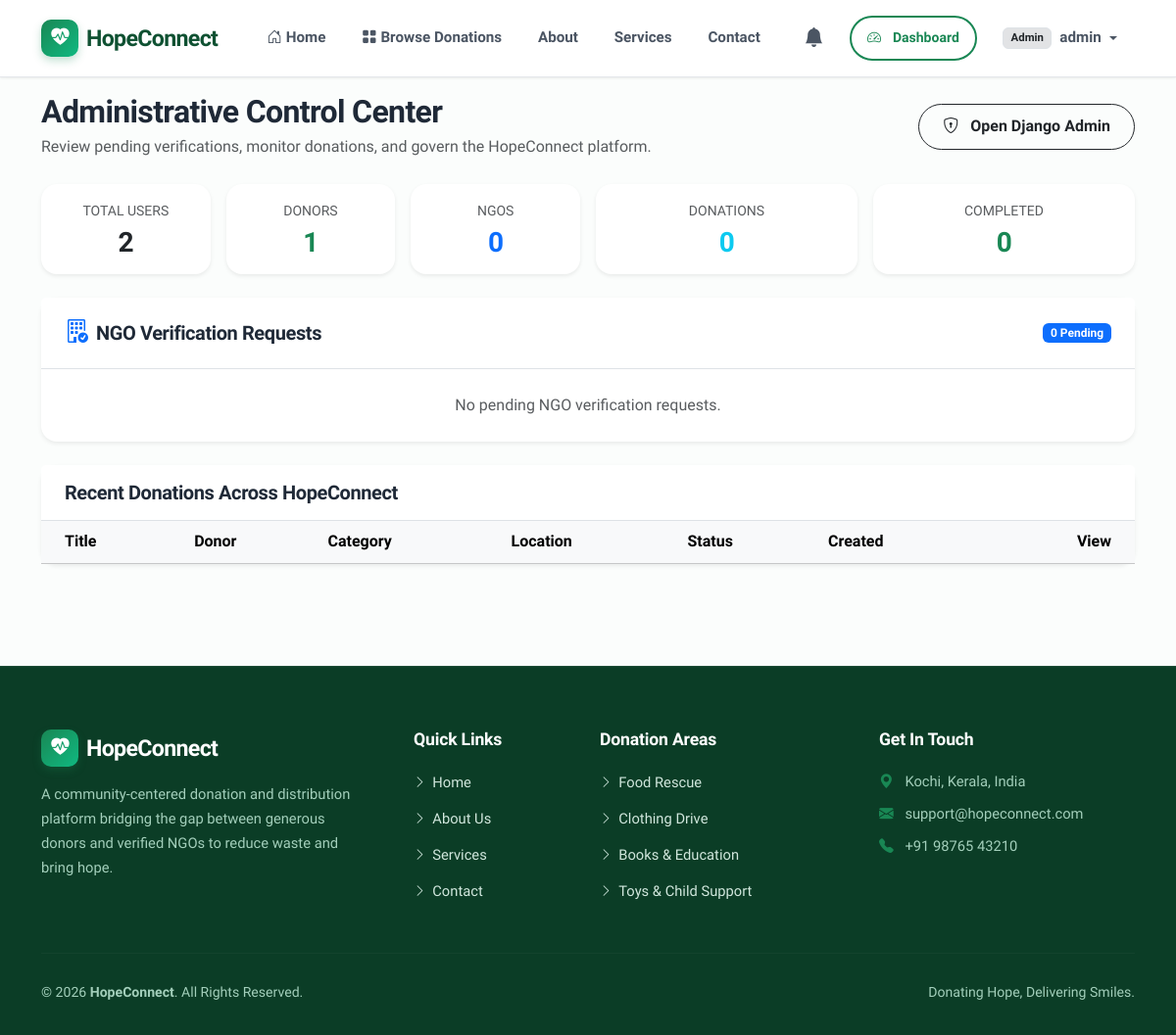
The app's page /dashboard/admin-panel/ (signed in), older data.
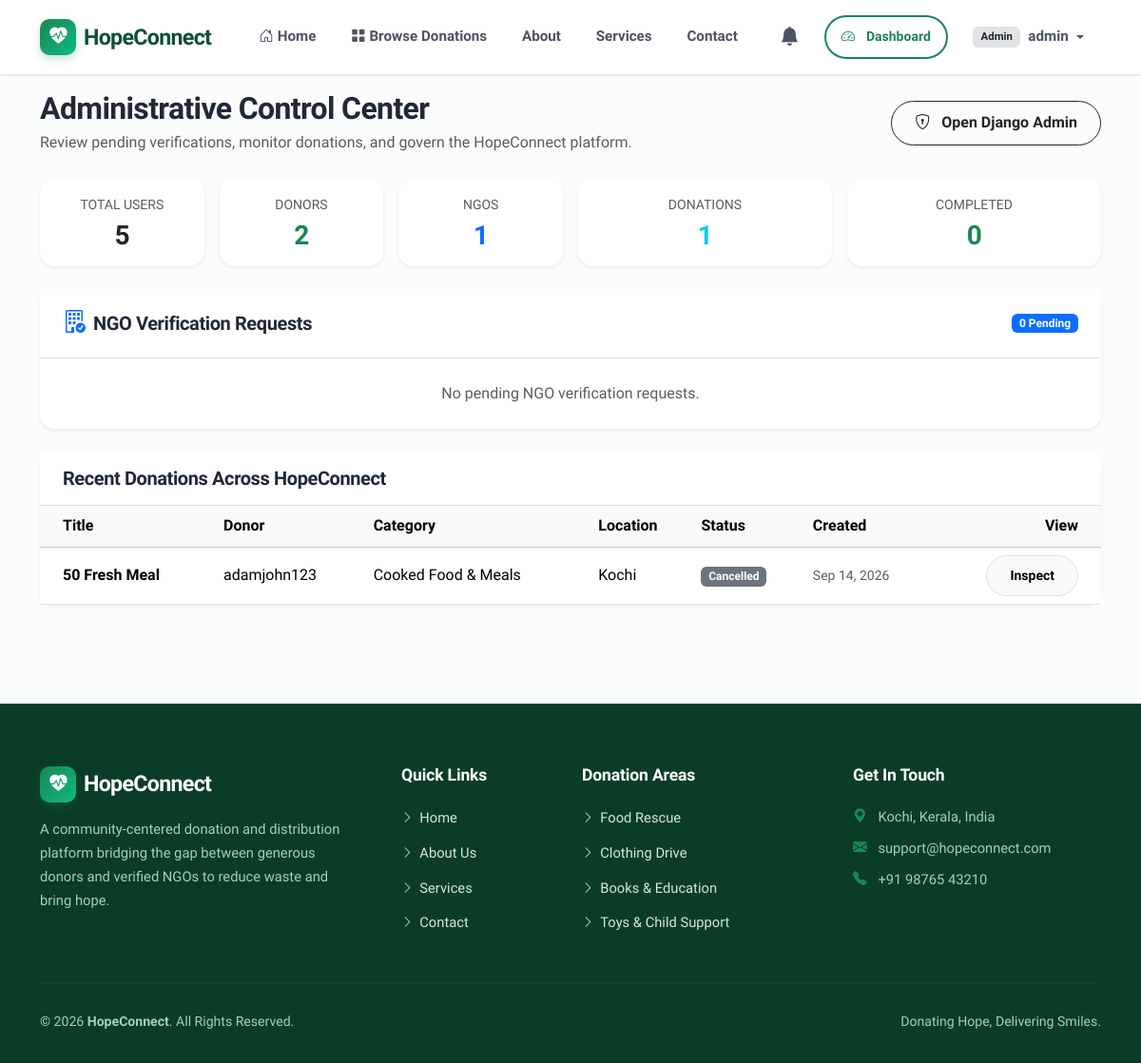
The same page, newer data.
### donations/models.py (models this page shows, shortened)
class Donation(models.Model):
    STATUS_AVAILABLE = 'AVAILABLE'
    STATUS_REQUESTED = 'REQUESTED'
    STATUS_APPROVED = 'APPROVED'
    STATUS_PICKUP_SCHEDULED = 'PICKUP_SCHEDULED'
    STATUS_PICKED_UP = 'PICKED_UP'
    STATUS_DELIVERED = 'DELIVERED'
    STATUS_COMPLETED = 'COMPLETED'
    STATUS_CANCELLED = 'CANCELLED'
    STATUS_CHOICES = [
        (STATUS_AVAILABLE, 'Available'),
        (STATUS_REQUESTED, 'Requested'),
        (STATUS_APPROVED, 'Approved'),
        (STATUS_PICKUP_SCHEDULED, 'Pickup Scheduled'),
        (STATUS_PICKED_UP, 'Picked Up'),
        (STATUS_DELIVERED, 'Delivered'),
        (STATUS_COMPLETED, 'Completed'),
        (STATUS_CANCELLED, 'Cancelled'),
    ]
    donor = models.ForeignKey(
        User,
        on_delete=models.CASCADE,
        related_name='donations'
    )
    category = models.ForeignKey(
        Category,
        on_delete=models.PROTECT,
        related_name='donations'
    )
    title = models.CharField(
        max_length=200
    )
    description = models.TextField()
    quantity = models.CharField(
        max_length=100,
        help_text="e.g., 50 cooked meal boxes, 2 bags of clothes, 10 books"
    )
    pickup_address = models.TextField()
    city = models.CharField(
        max_length=100
    )
    pickup_landmark = models.CharField(
        max_length=200,
        blank=True
    )
    preferred_pickup_time = models.DateTimeField(
        null=True,
        blank=True
    )
    image = models.ImageField(
        upload_to='donations/',
        blank=True,
        null=True
    )
    status = models.CharField(
        max_length=30,
        choices=STATUS_CHOICES,
        default=STATUS_AVAILABLE
    )
    created_at = models.DateTimeField(
        auto_now_add=True
    )
    updated_at = models.DateTimeField(
        auto_now=True
    )
    class Meta:
        verbose_name = "Donation"
        verbose_name_plural = "Donations"
        ordering = ['-created_at']

class Category(models.Model):
    name = models.CharField(
        max_length=100,
        unique=True
    )
    description = models.TextField(
        blank=True
    )
    icon = models.CharField(
        max_length=50,
        blank=True,
        help_text="Bootstrap icon class name, e.g. bi-egg-fried, bi-book"
    )
    is_active = models.BooleanField(
        default=True
    )
    created_at = models.DateTimeField(
        auto_now_add=True
    )
    class Meta:
        verbose_name = "Donation Category"
        verbose_name_plural = "Donation Categories"
        ordering = ['name']

### dashboard/views.py (the view)
# urls.py: path('admin-panel/', views.admin_dashboard, name='admin_dashboard'),
@login_required
@admin_required
def admin_dashboard(request):
    pending_ngos = NGOProfile.objects.filter(is_approved=False).select_related('user', 'user__profile')
    total_users = User.objects.count()
    donor_count = UserProfile.objects.filter(role__iexact='DONOR').count()
    ngo_count = NGOProfile.objects.count()
    total_donations = Donation.objects.count()
    completed_donations = Donation.objects.filter(status='COMPLETED').count()
    recent_donations = Donation.objects.select_related('donor', 'category').order_by('-created_at')[:10]
    context = {
        'pending_ngos': pending_ngos,
        'total_users': total_users,
        'donor_count': donor_count,
        'ngo_count': ngo_count,
        'total_donations': total_donations,
        'completed_donations': completed_donations,
        'recent_donations': recent_donations,
    }
    return render(request, 'dashboard/admin_dashboard.html', context)

### core/context_processors.py (called while the page is built)
def hopeconnect_context(request):
    context = {
        'user_profile': None,
        'user_role': None,
        'unread_notifications_count': 0,
    }
    if request.user.is_authenticated:
        profile = getattr(request.user, 'profile', None)
        context['user_profile'] = profile
        if request.user.is_staff or request.user.is_superuser:
            context['user_role'] = 'Admin'
        elif profile:
            context['user_role'] = 'Donor' if profile.role.upper() == 'DONOR' else 'NGO'
        context['unread_notifications_count'] = request.user.notifications.filter(is_read=False).count()
    return context

### templates/dashboard/admin_dashboard.html (shortened to what the changed rows need)
{% extends 'base.html' %}
{% block content %}
<div class="d-flex flex-wrap align-items-center justify-content-between gap-3 mb-4">
    <div>
        <h2 class="fw-bold mb-1">Administrative Control Center</h2>
    </div>
</div>
<div class="row g-3 mb-4">
    <div class="col-md-2 col-6">
        <div class="card border-0 shadow-sm rounded-4 p-3 bg-white text-center">
            <span class="text-muted small text-uppercase">Total Users</span>
            <h3 class="fw-bold text-dark mt-1 mb-0">{{ total_users }}</h3>
        </div>
    </div>
    <div class="col-md-2 col-6">
        <div class="card border-0 shadow-sm rounded-4 p-3 bg-white text-center">
            <span class="text-muted small text-uppercase">Donors</span>
            <h3 class="fw-bold text-success mt-1 mb-0">{{ donor_count }}</h3>
        </div>
    </div>
    <div class="col-md-2 col-6">
        <div class="card border-0 shadow-sm rounded-4 p-3 bg-white text-center">
            <span class="text-muted small text-uppercase">NGOs</span>
            <h3 class="fw-bold text-primary mt-1 mb-0">{{ ngo_count }}</h3>
        </div>
    </div>
    <div class="col-md-3 col-6">
        <div class="card border-0 shadow-sm rounded-4 p-3 bg-white text-center">
            <span class="text-muted small text-uppercase">Donations</span>
            <h3 class="fw-bold text-info mt-1 mb-0">{{ total_donations }}</h3>
        </div>
    </div>
</div>
<div class="card border-0 shadow-sm rounded-4 mb-4">
    <div class="card-body p-0">
        <div class="table-responsive">
            <table class="table table-hover align-middle mb-0">
                <thead class="table-light">
                    <tr>
                        <th class="ps-4">Title</th>
                        <th>Donor</th>
                        <th>Category</th>
                        <th>Location</th>
                        <th>Status</th>
                        <th>Created</th>
                        <th class="text-end pe-4">View</th>
                    </tr>
                </thead>
                <tbody>
                    {% for item in recent_donations %}
                    <tr>
                        <td class="ps-4 fw-semibold">{{ item.title }}</td>
                        <td>{{ item.donor.username }}</td>
                        <td>{{ item.category.name }}</td>
                        <td>{{ item.city }}</td>
                        <td><span class="badge bg-secondary">{{ item.get_status_display }}</span></td>
                        <td class="text-muted small">{{ item.created_at|date:"M d, Y" }}</td>
                        <td class="text-end pe-4">
                            <a href="{% url 'donation_detail' item.id %}" class="btn btn-sm btn-light border">Inspect</a>
                        </td>
                    </tr>
                    {% endfor %}
                </tbody>
            </table>
        </div>
    </div>
</div>
{% endblock %}

Row changes from the older to the newer data that the page shows:
added Donation: title "50 Fresh Meal", donor.username "adamjohn123", category.name "Cooked Food & Meals", city "Kochi", status "Cancelled", created_at "Sep 14, 2026"
Text that changed along with them:
{{ total_users }}: "2" → "5"
{{ donor_count }}: "1" → "2"
{{ ngo_count }}: "0" → "1"
{{ total_donations }}: "0" → "1"
